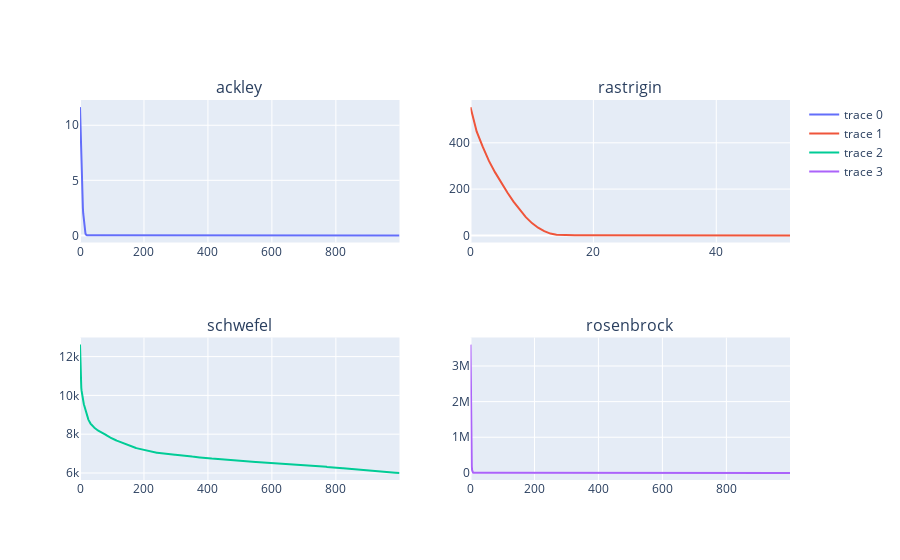

The notebook cell saved with this chart:
### Code cell
fig = make_subplots(rows=2, cols=2, subplot_titles=FUNCTIONS)

fig.add_trace(go.Scatter(y=[x['fitness_medio'] for x in ga_dict[FUNCTIONS[0]].geracoes]),row=1,col=1)
fig.add_trace(go.Scatter(y=[x['fitness_medio'] for x in ga_dict[FUNCTIONS[1]].geracoes]),row=1,col=2)
fig.add_trace(go.Scatter(y=[x['fitness_medio'] for x in ga_dict[FUNCTIONS[2]].geracoes]),row=2,col=1)
fig.add_trace(go.Scatter(y=[x['fitness_medio'] for x in ga_dict[FUNCTIONS[3]].geracoes]),row=2,col=2)

### Figure 1 — Plotly figure (JSON) as saved in the notebook; plotly's stock layout.template omitted (floating-point values rounded to 4 significant figures; data arrays with more than 128 entries replaced by an {"elided": "..."} marker saying what was removed)
{"data": [{"type": "scatter", "xaxis": "x", "y": {"elided": "1000 float values"}, "yaxis": "y"}, {"type": "scatter", "xaxis": "x2", "y": [554.1, 449.1, 382.0, 321.9, 272.2, 226.9, 184.9, 145.6, 110.7, 78.61, 52.99, 33.07, 18.27, 7.825, 3.196, 1.446, 0.6357, 0.2682, 0.1074, 0.04117, 0.01689, 0.00772, 0.003342, 0.001441, 0.0007069, 0.0002985, 0.0001285, 6.186e-05, 3.05e-05, 1.324e-05, 5.492e-06, 2.344e-06, 9.994e-07, 4.381e-07, 2.33e-07, 1.158e-07, 5.508e-08, 2.587e-08, 1.276e-08, 6.21e-09, 2.739e-09, 1.296e-09, 5.524e-10, 2.47e-10, 1.091e-10, 4.849e-11, 2.356e-11, 1.045e-11, 4.372e-12, 1.85e-12, 8.311e-13, 4.009e-13, 1.796e-13], "yaxis": "y2"}, {"type": "scatter", "xaxis": "x3", "y": {"elided": "1000 float values"}, "yaxis": "y3"}, {"type": "scatter", "xaxis": "x4", "y": {"elided": "1000 float values"}, "yaxis": "y4"}], "layout": {"annotations": [{"font": {"size": 16}, "showarrow": false, "text": "ackley", "x": 0.225, "xanchor": "center", "xref": "paper", "y": 1, "yanchor": "bottom", "yref": "paper"}, {"font": {"size": 16}, "showarrow": false, "text": "rastrigin", "x": 0.775, "xanchor": "center", "xref": "paper", "y": 1, "yanchor": "bottom", "yref": "paper"}, {"font": {"size": 16}, "showarrow": false, "text": "schwefel", "x": 0.225, "xanchor": "center", "xref": "paper", "y": 0.375, "yanchor": "bottom", "yref": "paper"}, {"font": {"size": 16}, "showarrow": false, "text": "rosenbrock", "x": 0.775, "xanchor": "center", "xref": "paper", "y": 0.375, "yanchor": "bottom", "yref": "paper"}], "xaxis": {"anchor": "y", "domain": [0, 0.45]}, "xaxis2": {"anchor": "y2", "domain": [0.55, 1]}, "xaxis3": {"anchor": "y3", "domain": [0, 0.45]}, "xaxis4": {"anchor": "y4", "domain": [0.55, 1]}, "yaxis": {"anchor": "x", "domain": [0.625, 1]}, "yaxis2": {"anchor": "x2", "domain": [0.625, 1]}, "yaxis3": {"anchor": "x3", "domain": [0, 0.375]}, "yaxis4": {"anchor": "x4", "domain": [0, 0.375]}}}
